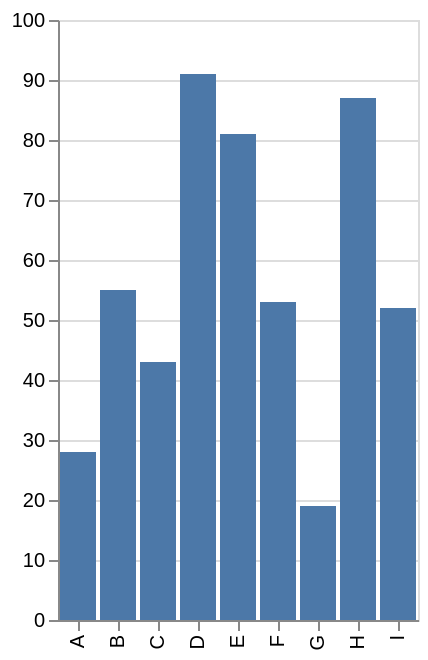

Here is the Vega-Lite specification saved for this chart:
### Vega specification from a JSON file in a GitHub repository (floating-point values rounded to 4 significant figures)
{"$schema": "https://vega.github.io/schema/vega/v6.json", "description": "Field definition's title is applied to both axis title and tooltip's field title. Meanwhile, axis.title is specific to axis.", "background": "white", "padding": 5, "height": 300, "style": "cell", "data": [{"name": "source_0", "values": [{"a": "A", "b": 28}, {"a": "B", "b": 55}, {"a": "C", "b": 43}, {"a": "D", "b": 91}, {"a": "E", "b": 81}, {"a": "F", "b": 53}, {"a": "G", "b": 19}, {"a": "H", "b": 87}, {"a": "I", "b": 52}]}, {"name": "data_0", "source": "source_0", "transform": [{"type": "stack", "groupby": ["a"], "field": "b", "sort": {"field": [], "order": []}, "as": ["b_start", "b_end"], "offset": "zero"}, {"type": "filter", "expr": "isValid(datum[\"b\"]) && isFinite(+datum[\"b\"])"}]}], "signals": [{"name": "x_step", "value": 20}, {"name": "width", "update": "bandspace(domain('x').length, 0.1, 0.05) * x_step"}], "marks": [{"name": "marks", "type": "rect", "style": ["bar"], "from": {"data": "data_0"}, "encode": {"update": {"fill": {"value": "#4c78a8"}, "tooltip": {"signal": "{\"a\": isValid(datum[\"a\"]) ? isArray(datum[\"a\"]) ? join(datum[\"a\"], '\\n') : datum[\"a\"] : \"\"+datum[\"a\"], \"b\": format(datum[\"b\"], \"\")}"}, "ariaRoleDescription": {"value": "bar"}, "description": {"signal": "\"a: \" + (isValid(datum[\"a\"]) ? isArray(datum[\"a\"]) ? join(datum[\"a\"], ' ') : datum[\"a\"] : \"\"+datum[\"a\"]) + \"; b: \" + (format(datum[\"b\"], \"\"))"}, "x": {"scale": "x", "field": "a"}, "width": {"signal": "max(0.25, bandwidth('x'))"}, "y": {"scale": "y", "field": "b_end"}, "y2": {"scale": "y", "field": "b_start"}}}}], "scales": [{"name": "x", "type": "band", "domain": {"data": "data_0", "field": "a", "sort": true}, "range": {"step": {"signal": "x_step"}}, "paddingInner": 0.1, "paddingOuter": 0.05}, {"name": "y", "type": "linear", "domain": {"data": "data_0", "fields": ["b_start", "b_end"]}, "range": [{"signal": "height"}, 0], "nice": true, "zero": true}], "axes": [{"scale": "y", "orient": "left", "gridScale": "x", "grid": true, "tickCount": {"signal": "ceil(height/40)"}, "domain": false, "labels": false, "aria": false, "maxExtent": 0, "minExtent": 0, "ticks": false, "zindex": 0}, {"scale": "x", "orient": "bottom", "grid": false, "labelAlign": "right", "labelAngle": 270, "labelBaseline": "middle", "zindex": 0}, {"scale": "y", "orient": "left", "grid": false, "labelOverlap": true, "tickCount": {"signal": "ceil(height/40)"}, "zindex": 0}]}
